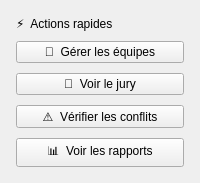
                       <widget class="QFrame" name="cardActionsComp">
                        <property name="card" stdset="0">
                         <bool>true</bool>
                        </property>
                        <layout class="QVBoxLayout" name="actionsLayoutComp">
                         <property name="spacing">
                          <number>10</number>
                         </property>
                         <property name="leftMargin">
                          <number>16</number>
                         </property>
                         <property name="topMargin">
                          <number>16</number>
                         </property>
                         <property name="rightMargin">
                          <number>16</number>
                         </property>
                         <property name="bottomMargin">
                          <number>16</number>
                         </property>
                         <item>
                          <widget class="QLabel" name="lblActionsComp">
                           <property name="role" stdset="0">
                            <string notr="true">cardTitle</string>
                           </property>
                           <property name="text">
                            <string>⚡  Actions rapides</string>
                           </property>
                          </widget>
                         </item>
                         <item>
                          <widget class="QPushButton" name="btnTeams">
                           <property name="cursor">
                            <cursorShape>PointingHandCursor</cursorShape>
                           </property>
                           <property name="kind" stdset="0">
                            <string notr="true">primary</string>
                           </property>
                           <property name="text">
                            <string>👥  Gérer les équipes</string>
                           </property>
                          </widget>
                         </item>
                         <item>
                          <widget class="QPushButton" name="btnViewJury">
                           <property name="cursor">
                            <cursorShape>PointingHandCursor</cursorShape>
                           </property>
                           <property name="kind" stdset="0">
                            <string notr="true">outline</string>
                           </property>
                           <property name="text">
                            <string>👤  Voir le jury</string>
                           </property>
                          </widget>
                         </item>
                         <item>
                          <widget class="QPushButton" name="btnConflicts">
                           <property name="cursor">
                            <cursorShape>PointingHandCursor</cursorShape>
                           </property>
                           <property name="kind" stdset="0">
                            <string notr="true">outline</string>
                           </property>
                           <property name="text">
                            <string>⚠️  Vérifier les conflits</string>
                           </property>
                          </widget>
                         </item>
                         <item>
                          <widget class="QPushButton" name="btnReports">
                           <property name="cursor">
                            <cursorShape>PointingHandCursor</cursorShape>
                           </property>
                           <property name="kind" stdset="0">
                            <string notr="true">outline</string>
                           </property>
                           <property name="text">
                            <string>📊  Voir les rapports</string>
                           </property>
                          </widget>
                         </item>
                        </layout>
                       </widget>
